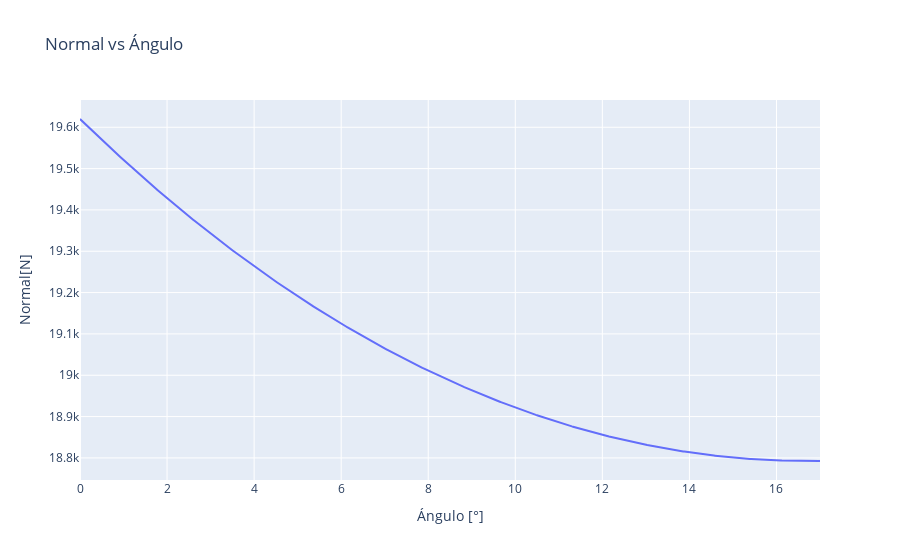

Write notebook code for a chart like this one.
### Markdown cell above
$$\sum F_x=0$$
$$fr\cdot sen(\theta) + N\cdot cos(\theta)-mg=0$$
$$\mu \cdot N \cdot sen(\theta) + N\cdot cos(\theta)-mg=0$$
$$N(\mu sen(\theta + cos(\theta))=mg$$
$$N=\frac{mg}{\mu sen(\theta + cos(\theta)}$$

### Code cell
import numpy as np #importar libreria matematica
import plotly.express as px #herramienta de plot
import plotly.graph_objects as go

m=2000
g=9.81
u=0.3

#Análisis
th=np.linspace(0,17,699) #creando lista numérica
N=(m*g)/((u*np.sin(np.radians(th)))+(np.cos(np.radians(th))))
#Plot
fig=px.line(x=th,y=N,labels={'x':'Ángulo [°]','y':'Normal[N]'},title="Normal vs Ángulo")
fig.show()

### Figure 1 — Plotly figure (JSON) as saved in the notebook; plotly's stock layout.template omitted (floating-point values rounded to 4 significant figures; data arrays with more than 128 entries replaced by an {"elided": "..."} marker saying what was removed)
{"data": [{"hovertemplate": "Ángulo [°]=%{x}<br>Normal[N]=%{y}<extra></extra>", "legendgroup": "", "line": {"color": "#636efa", "dash": "solid"}, "mode": "lines", "name": "", "orientation": "v", "showlegend": false, "type": "scatter", "x": {"elided": "699 float values"}, "xaxis": "x", "y": {"elided": "699 float values"}, "yaxis": "y"}], "layout": {"autosize": true, "legend": {"tracegroupgap": 0}, "title": {"text": "Normal vs Ángulo"}, "xaxis": {"anchor": "y", "autorange": true, "domain": [0, 1], "range": [0, 17], "title": {"text": "Ángulo [°]"}, "type": "linear"}, "yaxis": {"anchor": "x", "autorange": true, "domain": [0, 1], "range": [18750.0, 19670.0], "title": {"text": "Normal[N]"}, "type": "linear"}}}
